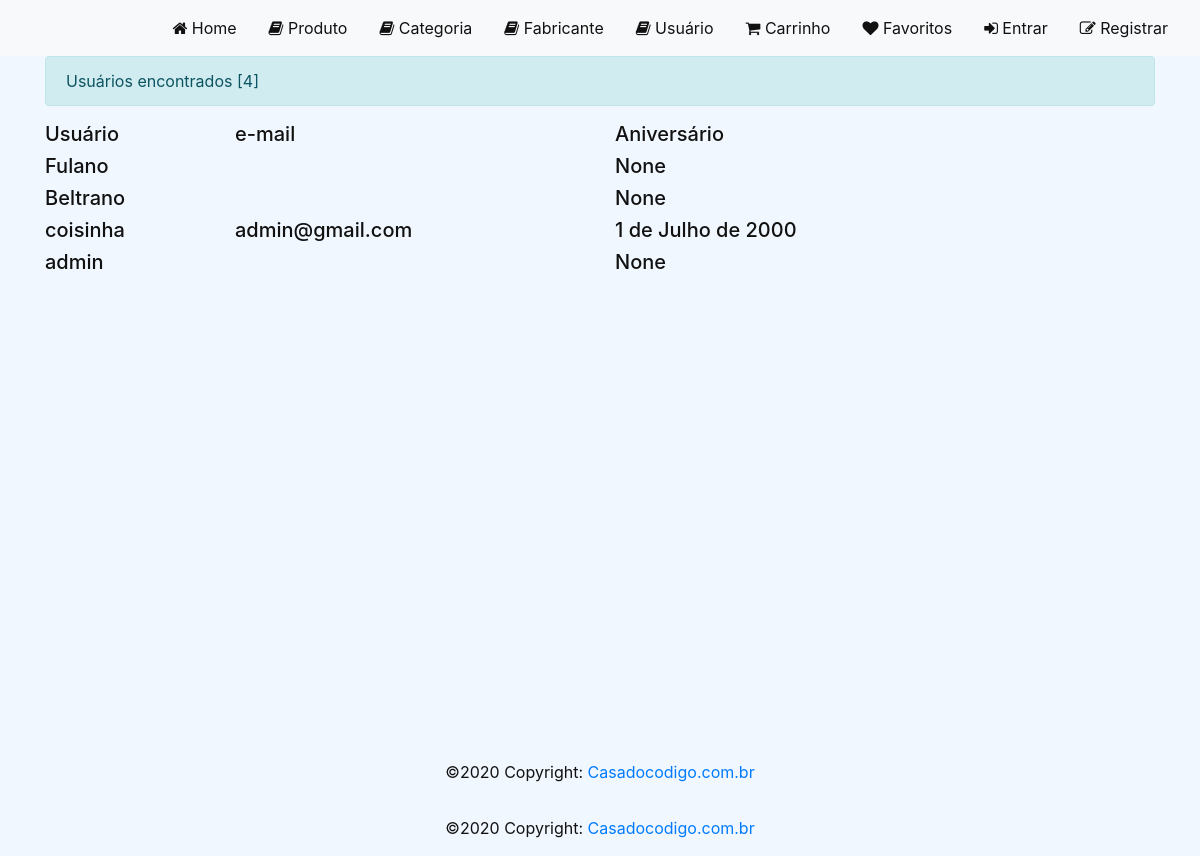
The page /usuario/ on the database as committed earlier.
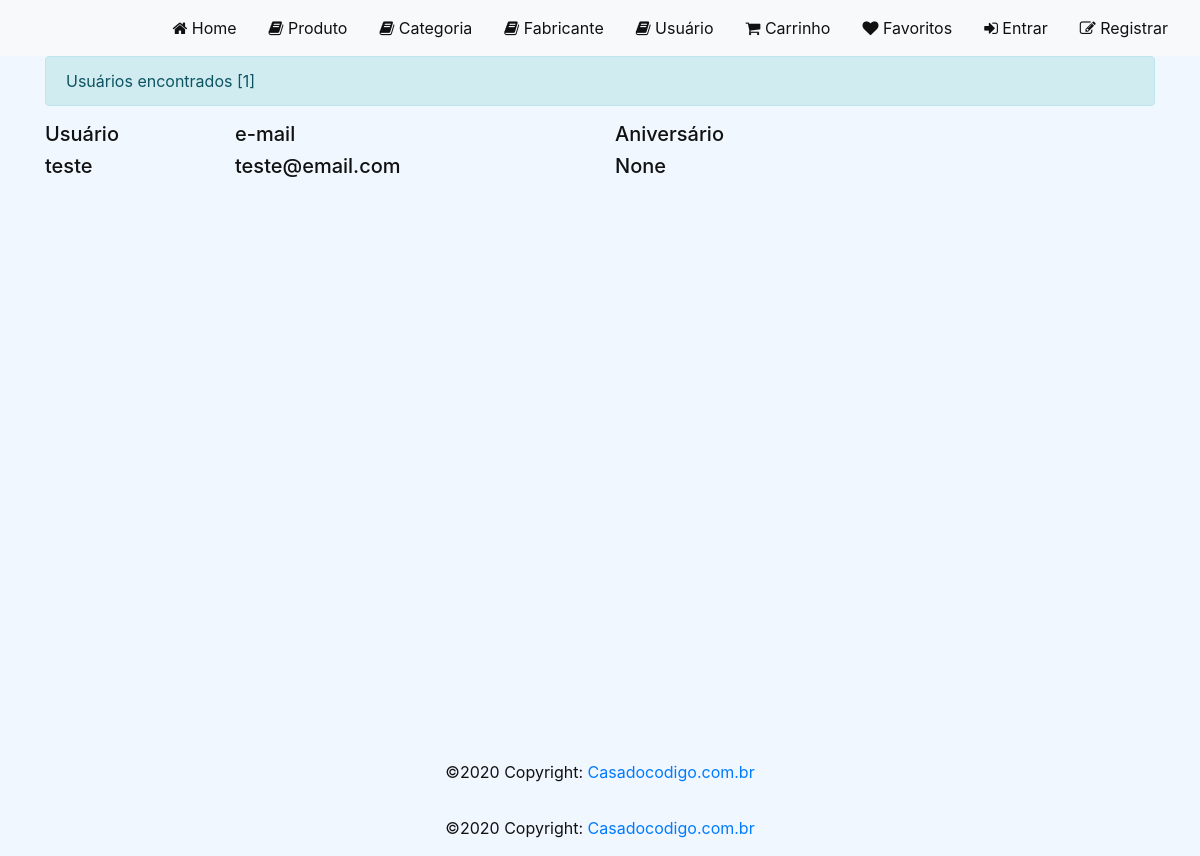
The same page on the database as committed later.
### loja/models/Usuario.py (models this page shows, shortened)
class Usuario(models.Model):
    user = models.OneToOneField(User, on_delete=models.CASCADE)
    perfil = models.IntegerField(choices=PERFIL, default=2)
    aniversario = models.DateField(default=None, null=True, blank=True)
    criado_em = models.DateTimeField(auto_now_add=True)
    alterado_em = models.DateTimeField(auto_now=True)
    token = models.CharField(max_length=255, null=True, blank=True)

### loja/views/UsuarioView.py (the view)
def list_usuario_view(request, id=None):
    usuarios = Usuario.objects.filter(perfil=2)
    context = {
    'usuarios': usuarios
    }
    return render(request, template_name='usuario/usuario.html', context=context,
    status=200)

### loja/templates/usuario/usuario.html (shortened to what this page needs)
{% extends "base.html" %}
{% load static %}
{% block styles %}
<link rel="stylesheet" href="{% static 'css/home.css' %}" />
{% endblock %}
{% block content %}
<div id="content">
  <div class="container">
    <div class="alert alert-info">
      Usuários encontrados [{{ usuarios | length }}]
    </div>
    <div class="row">
      <h5 class="col-md-2">Usuário</h5>
      <h5 class="col-md-4">e-mail</h5>
      <h5 class="col-md-3">Aniversário</h5>
    </div>
    {% for usuario in usuarios %}
    <div class="row">
      <h5 class="col-md-2">{{ usuario.user.username }}</h5>
      <h5 class="col-md-4">{{ usuario.user.email }}</h5>
      <h5 class="col-md-3">{{ usuario.aniversario }}</h5>
    </div>
    {% endfor %}
  </div>
</div>
{% endblock %}

Rows that differ between the two databases and show on the page:
removed Usuario: user.username "Beltrano", aniversario "None"
removed Usuario: user.username "coisinha", user.email "admin@gmail.com", aniversario "1 de Julho de 2000"
removed Usuario: user.username "admin", aniversario "None"
changed Usuario "None": user.username "Fulano" → "teste"; user.email (not shown) → "teste@email.com"
Other text that changed with them:
{{ usuarios | length }}: "4" → "1"
